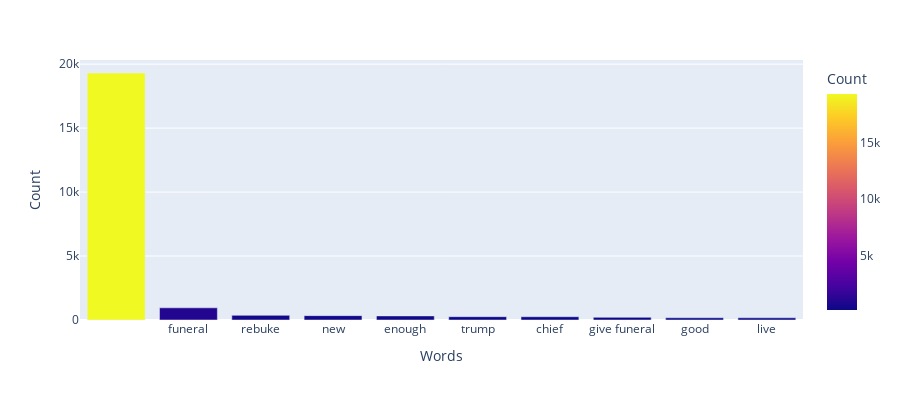

Notebook code for this chart:
### Code cell
fig = px.bar(df_sorted, x = "Words", y = "Count", color = "Count", height=400)
fig.show()

### Figure 1 — Plotly figure (JSON) as saved in the notebook; plotly's stock layout.template omitted (floating-point values rounded to 4 significant figures)
{"data": [{"alignmentgroup": "True", "hovertemplate": "Words=%{x}<br>Count=%{marker.color}<extra></extra>", "legendgroup": "", "marker": {"color": [19310, 952, 363, 342, 319, 258, 256, 206, 173, 170], "coloraxis": "coloraxis", "pattern": {"shape": ""}}, "name": "", "offsetgroup": "", "orientation": "v", "showlegend": false, "textposition": "auto", "type": "bar", "x": ["", "funeral", "rebuke", "new", "enough", "trump", "chief", "give funeral", "good", "live"], "xaxis": "x", "y": [19310, 952, 363, 342, 319, 258, 256, 206, 173, 170], "yaxis": "y"}], "layout": {"barmode": "relative", "coloraxis": {"colorbar": {"title": {"text": "Count"}}, "colorscale": [[0, "#0d0887"], [0.1111, "#46039f"], [0.2222, "#7201a8"], [0.3333, "#9c179e"], [0.4444, "#bd3786"], [0.5556, "#d8576b"], [0.6667, "#ed7953"], [0.7778, "#fb9f3a"], [0.8889, "#fdca26"], [1, "#f0f921"]]}, "height": 400, "legend": {"tracegroupgap": 0}, "margin": {"t": 60}, "xaxis": {"anchor": "y", "domain": [0, 1], "title": {"text": "Words"}}, "yaxis": {"anchor": "x", "domain": [0, 1], "title": {"text": "Count"}}}}
